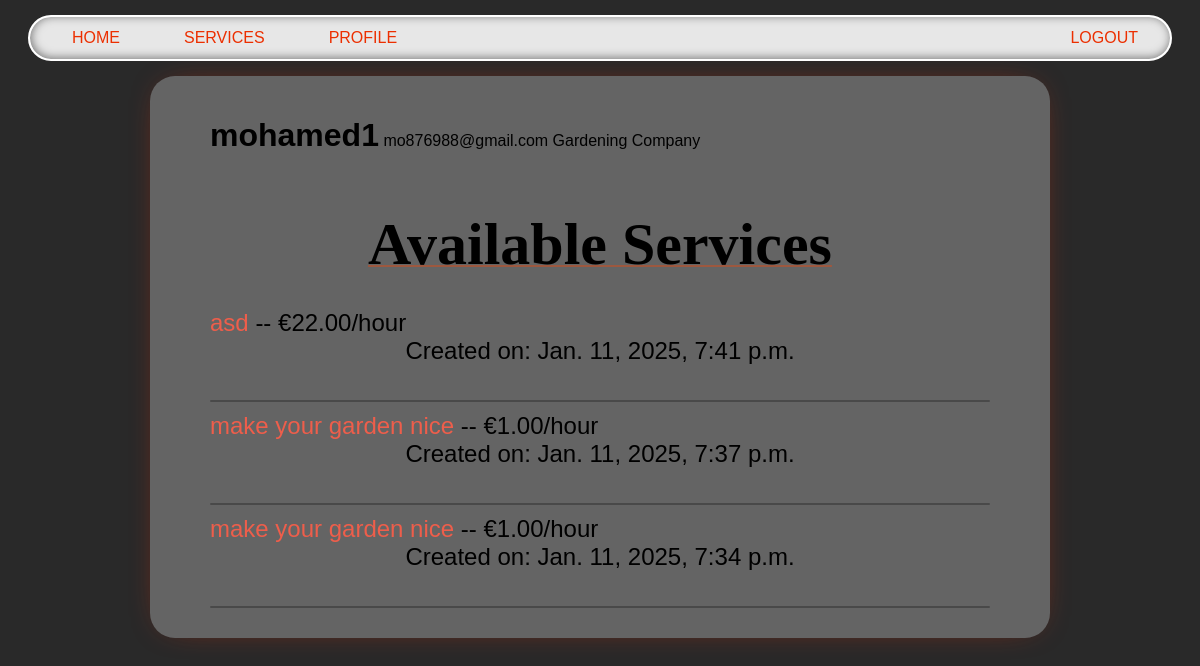
The app's page /company/mohamed1 with its own data.
### users/models.py (models this page shows, shortened)
class User(AbstractUser):
    is_company = models.BooleanField(default=False)
    is_customer = models.BooleanField(default=False)
    email = models.CharField(max_length=100, unique=True)
    USERNAME_FIELD = 'email'
    REQUIRED_FIELDS = ['username']  # Add any other required fields

class Company(models.Model):
    FIELD_CHOICES = [
        ('Air Conditioner', 'Air Conditioner'),
        ('All in One', 'All in One'),
        ('Carpentry', 'Carpentry'),
        ('Electricity', 'Electricity'),
        ('Gardening', 'Gardening'),
        ('Home Machines', 'Home Machines'),
        ('House Keeping', 'House Keeping'),
        ('Interior Design', 'Interior Design'),
        ('Locks', 'Locks'),
        ('Painting', 'Painting'),
        ('Plumbing', 'Plumbing'),
        ('Water Heaters', 'Water Heaters'),
    ]
    user = models.OneToOneField(User, on_delete=models.CASCADE, primary_key=True)
    field = models.CharField(max_length=70, choices=FIELD_CHOICES, blank=False, null=False)
    rating = models.IntegerField(
        validators=[MaxValueValidator(5), MinValueValidator(0)], default=0)

### services/models.py (models this page shows, shortened)
class Service(models.Model):
    FIELD_CHOICES = [
        ('Air Conditioner', 'Air Conditioner'),
        ('Carpentry', 'Carpentry'),
        ('Electricity', 'Electricity'),
        ('Gardening', 'Gardening'),
        ('Home Machines', 'Home Machines'),
        ('House Keeping', 'House Keeping'),
        ('Interior Design', 'Interior Design'),
        ('Locks', 'Locks'),
        ('Painting', 'Painting'),
        ('Plumbing', 'Plumbing'),
        ('Water Heaters', 'Water Heaters'),
    ]
    company = models.ForeignKey(Company, on_delete=models.CASCADE, related_name='services')
    name = models.CharField(max_length=40)
    description = models.TextField()
    price_hour = models.DecimalField(decimal_places=2, max_digits=10)
    rating = models.IntegerField(default=0)
    field = models.CharField(max_length=30, choices=FIELD_CHOICES)
    date = models.DateTimeField(default=timezone.now)  # Correct field name

### netfix/views.py (the view)
# urls.py: path('company/<slug:name>', v.company_profile, name='company_profile'),
def company_profile(request, name):
    user = User.objects.get(username=name)
    services = Service.objects.filter(
        company=Company.objects.get(user=user)).order_by("-date")
    return render(request, 'users/profile.html', {'user': user, 'services': services})

### users/templates/users/profile.html (shortened to what this page needs)
{% extends 'main/base.html' %}
{% block content %}
    {% if user.is_customer %}
        <div style="display: ruby;">
            <h1>{{ user.username }} </h1>
            <p>{{ user.email }}</p>
            <p style="float: right;">Customer</p>
        </div>
    {% else %}
        <div style="display: ruby;">
            <h1>{{ user.username }}</h1>
            <p>{{ user.email }}</p>
            <p style="float: right;">{{ user.company.field }} Company</p>
        </div>
    {% endif %}
    {% if 'customer' in request.path %}
        <p class="title">Previous Requested Services</p>
    {% else %}
        <p class="title">Available Services</p>
    {% endif %}
    {% if user.is_customer %}
        {% for service in sh %}
            <div>
                <a href="/services/{{ service.service.id }}">{{ service.service.name }}</a> ({{ service.service.field }})
                <p style="margin: 0; display: inline-block;"> ❱❱ Total Cost: €{{ service.total_cost }}</p>
                <p style="margin: 0; display: inline-block;"> ❱❱ Requested on: {{ service.date_requested }}</p>
                <p style="float: right; margin: 0;">
                    by <a href="/company/{{ service.service.company.user.username }}">{{ service.service.company.user.username }}</a>
                </p>
            </div>
            <div class="line"></div>
        {% endfor %}
    {% else %}
        {% for service in services %}
            <div class="list_services_profile">
                <a href="/services/{{ service.id }}">{{ service.name }}</a> -- €{{ service.price_hour }}/hour
                <p style="margin: 0;">Created on: {{ service.date}}</p>
                <div class="line"></div>
            </div>
        {% endfor %}
    {% endif %}
{% endblock %}

### static/css/style.css (style rules this page uses)
body { background: #292929; font-family: 'Lexend Exa', sans-serif; padding: 0; margin: 0; }
a { color: #ee5e4b; text-decoration: none; }
.content p { text-align: center; margin: 30px 0px; white-space: pre-line; }
.title { text-align: center; font-family: 'Times New Roman', Times, serif; font-size: 60px; font-weight: bold; text-decoration: 2px underline; text-decoration-color: rgba(255, 68, 0, 0.37); }
.line { width: 100%; margin: 0 auto; height: 2px; background-color: #00000044; border-radius: 20px; margin-bottom: 10px; margin-top: 35px; }
.list_services_profile { font-size: x-large; }

### records on screen
User: username "mohamed1", email "mo876988@gmail.com", company.field "Gardening"
Service: name "asd", price_hour "22.00", date "Jan. 11, 2025, 7:41 p.m."
Service: name "make your garden nice", price_hour "1.00", date "Jan. 11, 2025, 7:37 p.m."
Service: name "make your garden nice", price_hour "1.00", date "Jan. 11, 2025, 7:34 p.m."
